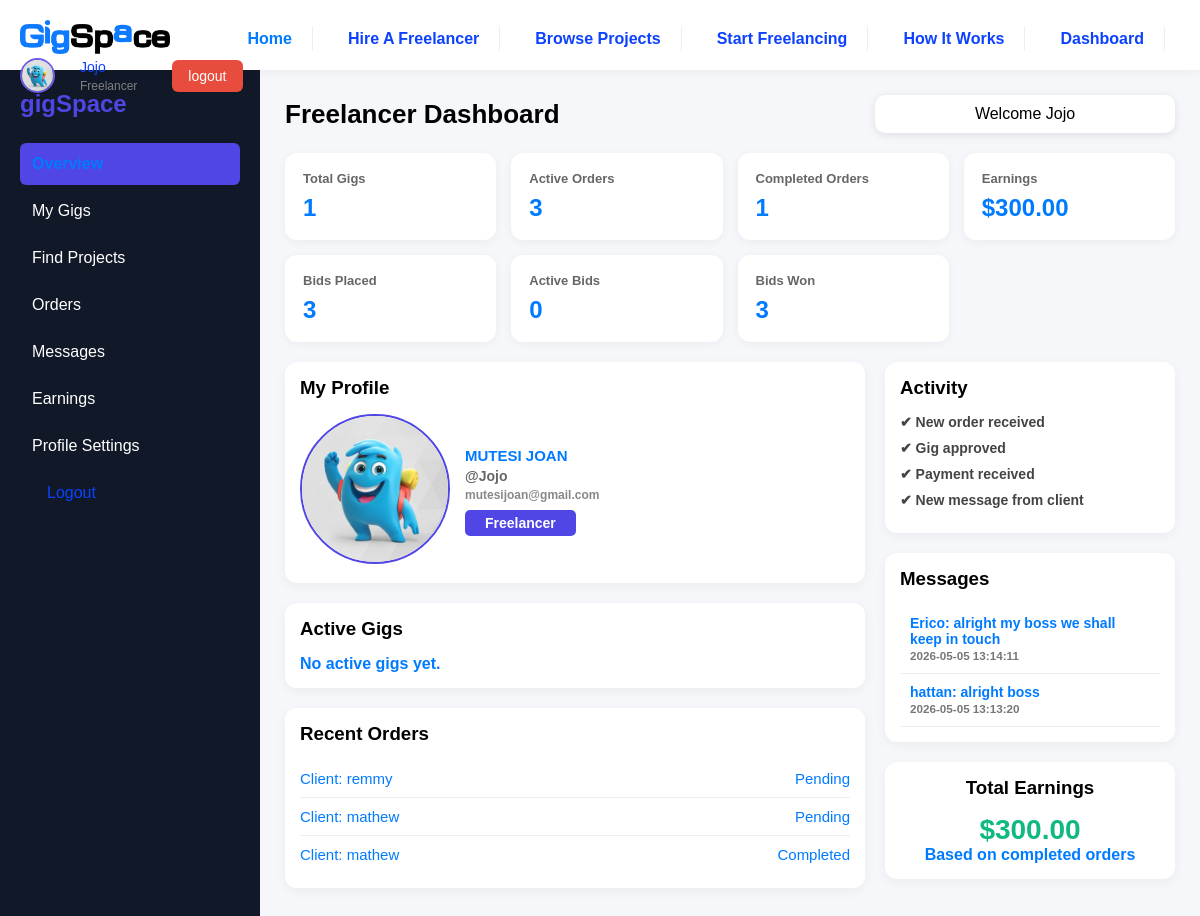
The app's page /dashboards/dashboard.php (signed in) with its own data.
### tables this page shows
CREATE TABLE `profiles` (
  `id` int(11) NOT NULL,
  `user_id` int(11) DEFAULT NULL,
  `full_name` varchar(100) DEFAULT NULL,
  `phone_number` varchar(20) DEFAULT NULL,
  `profile_image` text DEFAULT NULL,
  `bio` text DEFAULT NULL,
  `country` varchar(50) DEFAULT NULL,
  `university` varchar(100) DEFAULT NULL,
  `created_at` timestamp NOT NULL DEFAULT current_timestamp(),
  `updated_at` timestamp NOT NULL DEFAULT current_timestamp() ON UPDATE current_timestamp()
);

CREATE TABLE `users` (
  `id` int(11) NOT NULL,
  `username` varchar(50) NOT NULL,
  `email` varchar(100) NOT NULL,
  `password` text NOT NULL,
  `role` enum('client','freelancer') DEFAULT 'client',
  `is_verified` tinyint(1) DEFAULT 0,
  `is_active` tinyint(1) DEFAULT 1,
  `last_login` timestamp NULL DEFAULT NULL,
  `created_at` timestamp NOT NULL DEFAULT current_timestamp(),
  `updated_at` timestamp NOT NULL DEFAULT current_timestamp() ON UPDATE current_timestamp()
);

CREATE TABLE `orders` (
  `id` int(11) NOT NULL,
  `gig_id` int(11) DEFAULT NULL,
  `project_id` int(11) DEFAULT NULL,
  `client_id` int(11) DEFAULT NULL,
  `freelancer_id` int(11) DEFAULT NULL,
  `status` enum('pending','paid','submitted','accepted','in_progress','delivered','completed','cancelled') DEFAULT 'pending',
  `requirements` text DEFAULT NULL,
  `delivery_note` text DEFAULT NULL,
  `delivery_file_url` text DEFAULT NULL,
  `total_price` decimal(10,2) DEFAULT NULL,
  `started_at` timestamp NULL DEFAULT NULL,
  `delivered_at` timestamp NULL DEFAULT NULL,
  `completed_at` timestamp NULL DEFAULT NULL,
  `created_at` timestamp NOT NULL DEFAULT current_timestamp(),
  `updated_at` timestamp NOT NULL DEFAULT current_timestamp() ON UPDATE current_timestamp(),
  `paid_at` datetime DEFAULT NULL
);

CREATE TABLE `messages` (
  `id` int(11) NOT NULL,
  `conversation_id` int(11) DEFAULT NULL,
  `sender_id` int(11) DEFAULT NULL,
  `message` text DEFAULT NULL,
  `message_type` enum('text','image','file') DEFAULT 'text',
  `attachment_url` text DEFAULT NULL,
  `is_read` tinyint(1) DEFAULT 0,
  `created_at` timestamp NOT NULL DEFAULT current_timestamp()
);

### dashboards/dashboardHeader.php (shortened to what this page needs)
<?php
if (isset($_SESSION['user_id'])) {
    $header_user_id = $_SESSION['user_id'];
    $header_profile_query = "SELECT profile_image FROM profiles WHERE user_id = $header_user_id LIMIT 1";
    $header_profile_result = mysqli_query($conn, $header_profile_query);
    $header_profile = mysqli_fetch_assoc($header_profile_result);
    $header_image_path = "../images/default_image.jpg";
    if ($header_profile && !empty($header_profile['profile_image'])) {
        $full_image_path = dirname(__DIR__) . "/dashboards/uploads/profile/" . $header_profile['profile_image'];
        if (file_exists($full_image_path)) {
            $header_image_path = "../dashboards/uploads/profile/" . $header_profile['profile_image'];
        }
    }
}
?>
<div class="header">
    <div class="header-container">
        <div class="logo">
            <img src="../images/gigspace.png" alt="gigSpace logo">
        </div>
        <nav>
            <ul>
                <li><a href="../index.php" class="active">home</a></li>
                <li><a href="../hire.php">hire a freelancer</a></li>
                <?php if (isset($_SESSION['role']) && in_array($_SESSION['role'], ['freelancer'])): ?>
                    <li><a href="../projects.php">browse projects</a></li>
                <?php endif; ?>
                <li><a href="../start.php">start freelancing</a></li>
                <li><a href="../how-it-works.php">how it works</a></li>
                <?php if (isset($_SESSION['user_id'])): ?>
                    <li><a href="#">dashboard</a></li>
                <?php endif; ?>
            </ul>
        </nav>
        <?php if (isset($_SESSION['user_id'])): ?>
            <div class="header-account">
                <div class="user-info-header">
                    <img src="<?php echo $header_image_path; ?>" alt="Profile" class="header-avatar">
                    <div class="header-profile-text">
                    <small><?php echo htmlspecialchars($_SESSION['username']); ?></small> <br>
                    <small style="font-size: 12px; color: gray !important;"><?php echo htmlspecialchars($_SESSION['role']); ?></small>
                    </div>
                </div>
                <a href="../auth/logout.php">logout</a>
            </div>
        <?php else: ?>
            <div class="header-btn">
                <a href="login.php" style="color: white !important;">login</a>
            </div>
        <?php endif; ?>
    </div>
</div>

### dashboards/freelancer/overview.php (shortened to what this page needs)
<?php
$user_id = $_SESSION['user_id'];
$freelancer_query = "SELECT id FROM freelancer_profiles WHERE user_id = $user_id LIMIT 1";
$freelancer_result = mysqli_query($conn, $freelancer_query);
$freelancer = mysqli_fetch_assoc($freelancer_result);
$freelancer_id = $freelancer['id'] ?? null;
$profile_query = "
    SELECT users.username, users.email, users.role,
           profiles.full_name, profiles.profile_image
    FROM users
    LEFT JOIN profiles ON users.id = profiles.user_id
    WHERE users.id = $user_id
    LIMIT 1
";
$profile_result = mysqli_query($conn, $profile_query);
$profile = mysqli_fetch_assoc($profile_result);
$gigs_q = mysqli_query($conn, "SELECT COUNT(*) AS total FROM gigs WHERE freelancer_id = $freelancer_id");
$total_gigs = mysqli_fetch_assoc($gigs_q)['total'] ?? 0;
$active_q = mysqli_query($conn, "
    SELECT COUNT(*) AS total
    FROM orders
    WHERE freelancer_id = $freelancer_id
    AND status IN ('pending','accepted','in_progress')
");
$active_orders = mysqli_fetch_assoc($active_q)['total'] ?? 0;
$completed_q = mysqli_query($conn, "
    SELECT COUNT(*) AS total
    FROM orders
    WHERE freelancer_id = $freelancer_id
    AND status = 'completed'
");
$completed_orders = mysqli_fetch_assoc($completed_q)['total'] ?? 0;
$earnings_q = mysqli_query($conn, "
    SELECT SUM(total_price) AS total
    FROM orders
    WHERE freelancer_id = $freelancer_id
    AND status = 'completed'
");
$earnings = mysqli_fetch_assoc($earnings_q)['total'] ?? 0;
$bids_placed_q = mysqli_query($conn, "SELECT COUNT(*) AS total FROM bids WHERE freelancer_id = $freelancer_id");
$bids_placed = mysqli_fetch_assoc($bids_placed_q)['total'] ?? 0;
$bids_accepted_q = mysqli_query($conn, "SELECT COUNT(*) AS total FROM bids WHERE freelancer_id = $freelancer_id AND status = 'accepted'");
$bids_accepted = mysqli_fetch_assoc($bids_accepted_q)['total'] ?? 0;
$active_bids_q = mysqli_query($conn, "SELECT COUNT(*) AS total FROM bids WHERE freelancer_id = $freelancer_id AND status = 'pending'");
$active_bids = mysqli_fetch_assoc($active_bids_q)['total'] ?? 0;
$active_gigs = mysqli_query($conn, "
    SELECT * FROM gigs
    WHERE freelancer_id = $freelancer_id
    AND status = 'active'
    ORDER BY created_at DESC
    LIMIT 3
");
$recent_orders = mysqli_query($conn, "
    SELECT orders.*, users.username
    FROM orders
    JOIN users ON orders.client_id = users.id
    WHERE orders.freelancer_id = $freelancer_id
    ORDER BY orders.created_at DESC
    LIMIT 3
");
$messages = mysqli_query($conn, "
    SELECT messages.*, users.username
    FROM messages
    JOIN users ON messages.sender_id = users.id
    WHERE messages.sender_id != $user_id
    ORDER BY messages.created_at DESC
    LIMIT 2
");
?>
<div class="stats-grid">
    <div class="stat-card">
        <h4>Total Gigs</h4>
        <h2><?php echo $total_gigs; ?></h2>
    </div>
    <div class="stat-card">
        <h4>Active Orders</h4>
        <h2><?php echo $active_orders; ?></h2>
    </div>
    <div class="stat-card">
        <h4>Completed Orders</h4>
        <h2><?php echo $completed_orders; ?></h2>
    </div>
    <div class="stat-card">
        <h4>Earnings</h4>
        <h2>$<?php echo number_format($earnings, 2); ?></h2>
    </div>
    <div class="stat-card">
        <h4>Bids Placed</h4>
        <h2><?php echo $bids_placed; ?></h2>
    </div>
    <div class="stat-card">
        <h4>Active Bids</h4>
        <h2><?php echo $active_bids; ?></h2>
    </div>
    <div class="stat-card">
        <h4>Bids Won</h4>
        <h2><?php echo $bids_accepted; ?></h2>
    </div>
</div>
<div class="content-grid">
    <div>
        <div class="panel profile-card">
    <h3>My Profile</h3>
    <div class="profile-box">
        <div class="profile-left">
            <img src="<?php echo !empty($profile['profile_image'])
                ? '../dashboards/uploads/profile/' . $profile['profile_image']
                : './default_image.jpg'; ?> "
                alt="Profile Image">
        </div>
        <div class="profile-right">
            <p class="fullname"><?php echo $profile['full_name'] ?? $profile['username']; ?></p>
            <p class="username">@<?php echo $profile['username']; ?></p>
            <p class="email"><?php echo $profile['email']; ?></p>
            <small class="role-badge">
                <?php echo ucfirst($profile['role']); ?>
            </small>
        </div>
    </div>
</div>
        <div class="panel">
            <h3>Active Gigs</h3>
            <?php if(mysqli_num_rows($active_gigs) > 0): ?>
                <?php while($gig = mysqli_fetch_assoc($active_gigs)): ?>
                    <div class="gig">
                        <span><?php echo htmlspecialchars($gig['title']); ?></span>
                        <span><?php echo ucfirst($gig['status']); ?></span>
                    </div>
                <?php endwhile; ?>
            <?php else: ?>
                <p>No active gigs yet.</p>
            <?php endif; ?>
        </div>
        <div class="panel">
            <h3>Recent Orders</h3>
            <?php if(mysqli_num_rows($recent_orders) > 0): ?>
                <?php while($order = mysqli_fetch_assoc($recent_orders)): ?>
                    <div class="gig">
                        <span>Client: <?php echo htmlspecialchars($order['username']); ?></span>
                        <span><?php echo ucfirst($order['status']); ?></span>
                    </div>
                <?php endwhile; ?>
            <?php else: ?>
                <p>No orders yet.</p>
            <?php endif; ?>
        </div>
    </div>
    <div>
        <div class="panel">
            <h3>Activity</h3>
            <div class="activity">✔ New order received</div>
            <div class="activity">✔ Gig approved</div>
            <div class="activity">✔ Payment received</div>
            <div class="activity">✔ New message from client</div>
        </div>
        <div class="panel">
            <h3>Messages</h3>
            <?php if(mysqli_num_rows($messages) > 0): ?>
                <?php while($msg = mysqli_fetch_assoc($messages)): ?>
                    <div class="message">
                        <?php echo $msg['username']; ?>:
                        <?php echo htmlspecialchars($msg['message']); ?>
                        <br>
                        <small><?php echo $msg['created_at']; ?></small>
                    </div>
                <?php endwhile; ?>
            <?php else: ?>
                <p>No messages yet.</p>
            <?php endif; ?>
        </div>
        <div class="panel earnings">
            <h3>Total Earnings</h3>
            <h2>$<?php echo number_format($earnings, 2); ?></h2>
            <p>Based on completed orders</p>
        </div>
    </div>
</div>

### assets/styling.php (style rules this page uses)
* { margin: 0; padding: 0; box-sizing: border-box; font-family: sans-serif; }
a { text-decoration: none; color: inherit !important; }
li { list-style: none; }
img { position: relative; width: 100%; }
body { background-color: #F8F9FA; display: flex; flex-direction: column; min-height: 100vh; }
.header { position: fixed; top: 0; left: 0; width: 100%; height: 70px; background-color: #ffffffff; box-shadow: 0 2px 10px rgba(0, 0, 0, 0.05); z-index: 1000; backdrop-filter: blur(2px); }
.header-container { position: relative; display: flex; justify-content: space-between; flex-wrap: wrap; align-items: center; padding: 20px; }
.header-account { display: flex; gap: 25px; }
.header-account small, a { padding: 5px 15px; border-radius: 3px; color: #0c41ffff !important; }
.header-account small { text-transform: capitalize; }
.header-account a { background-color: red; }
.logo { position: relative; width: 150px; }
nav { align-items: center; }
nav ul { position: relative; display: flex; justify-content: space-evenly; }
nav ul li { margin-right: 15px; color: black !important; }
nav ul li a { border-right: 1px solid #eee; padding: 5px 20px; text-transform: capitalize; font-weight: 600; }
.active { color: #007BFF !important; font-weight: 700; }
body { background: #f5f7fb; }

### dashboards/dashboardstyle.php (style rules this page uses)
.panel { background: #fff; border-radius: 12px; padding: 15px; box-shadow: 0 3px 12px rgba(0, 0, 0, 0.05); }

### records on screen
profiles: profile_image (picture), full_name "MUTESI JOAN", user.username "Jojo", user.email "mutesijoan@gmail.com", user.role "Freelancer"
orders: users.username "remmy", status "Pending"
orders: users.username "mathew", status "Pending"
orders: users.username "mathew", status "Completed"
messages: sender.username "Erico", message "alright my boss we shall keep in touch", created_at "2026-05-05 13:14:11"
messages: sender.username "hattan", message "alright boss", created_at "2026-05-05 13:13:20"

### other values on screen
$_SESSION['username'] "Jojo"
$_SESSION['role'] "Freelancer"
$total_gigs "1"
$active_orders "3"
$completed_orders "1"
$earnings "300.00"
$bids_placed "3"
$active_bids "0"
$bids_accepted "3"
